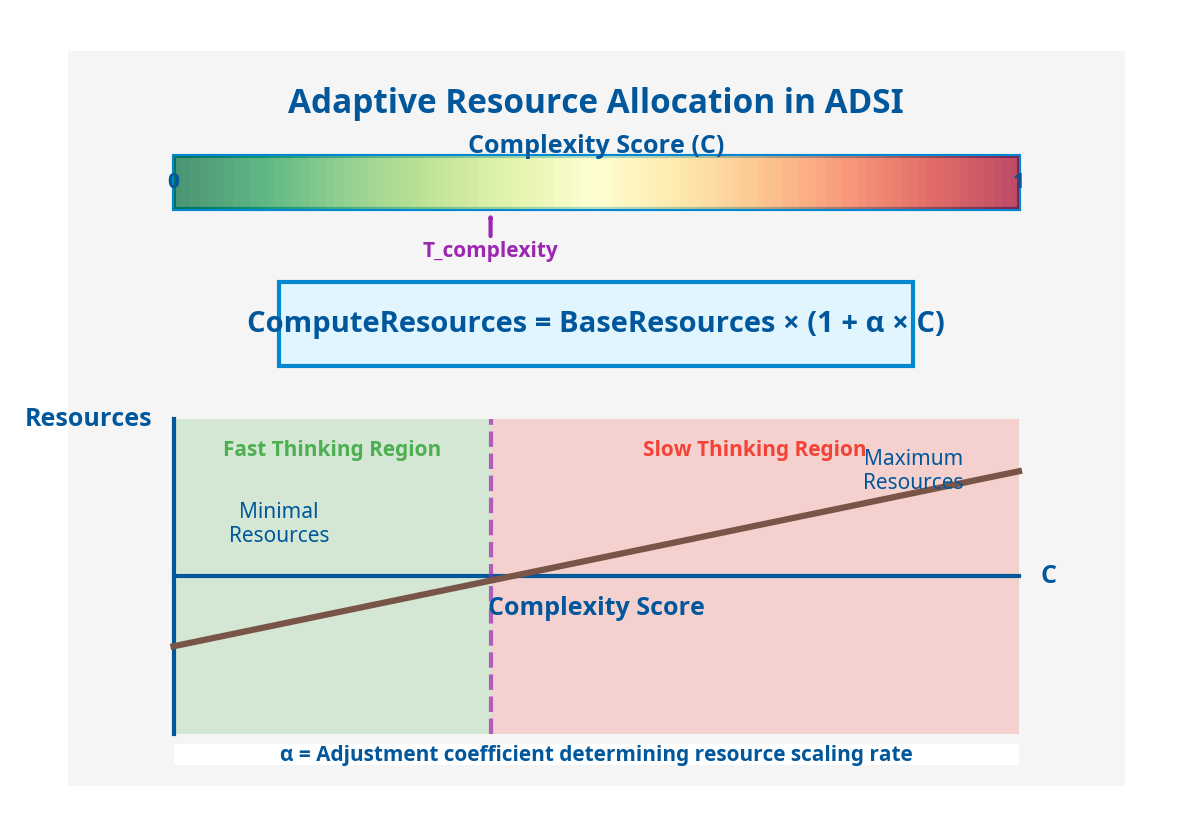

The Python source for this figure:
import matplotlib.pyplot as plt
import numpy as np
from matplotlib.patches import Rectangle, FancyArrowPatch, Ellipse
import matplotlib.patches as patches

# Set up the figure
plt.figure(figsize=(10, 7))
plt.axis('off')
ax = plt.gca()

# Define colors
colors = {
    'background': '#f5f5f5',
    'box': '#e1f5fe',
    'box_border': '#0288d1',
    'arrow': '#0288d1',
    'text': '#01579b',
    'highlight': '#ff9800',
    'fast': '#4caf50',
    'slow': '#f44336',
    'decision': '#9c27b0',
    'resource': '#795548'
}

# Create background
ax.add_patch(Rectangle((0, 0), 10, 7, facecolor=colors['background'], edgecolor='none', zorder=0))

# Draw the main components
# Problem Complexity Scale
plt.text(5, 6.5, 'Adaptive Resource Allocation in ADSI', 
         ha='center', va='center', fontsize=16, fontweight='bold', color=colors['text'])

# Complexity Scale
scale_box = Rectangle((1, 5.5), 8, 0.5, facecolor='white', edgecolor=colors['box_border'], 
                     linewidth=2, zorder=1)
ax.add_patch(scale_box)

# Create gradient for complexity scale
gradient = np.linspace(0, 1, 100)
for i, g in enumerate(gradient):
    rect = Rectangle((1 + i*0.08, 5.5), 0.08, 0.5, 
                    facecolor=plt.cm.RdYlGn_r(g), edgecolor='none', alpha=0.7, zorder=2)
    ax.add_patch(rect)

plt.text(1, 5.75, '0', ha='center', va='center', fontsize=10, fontweight='bold', color=colors['text'])
plt.text(9, 5.75, '1', ha='center', va='center', fontsize=10, fontweight='bold', color=colors['text'])
plt.text(5, 6.1, 'Complexity Score (C)', ha='center', va='center', fontsize=12, fontweight='bold', color=colors['text'])

# Threshold marker
threshold_arrow = FancyArrowPatch((4, 5.2), (4, 5.5), arrowstyle='->', linewidth=2, 
                                 color=colors['decision'], connectionstyle='arc3,rad=0', zorder=3)
ax.add_patch(threshold_arrow)
plt.text(4, 5.1, 'T_complexity', ha='center', va='center', fontsize=10, fontweight='bold', color=colors['decision'])

# Resource Allocation Formula
formula_box = Rectangle((2, 4), 6, 0.8, facecolor=colors['box'], edgecolor=colors['box_border'], 
                       linewidth=2, zorder=1)
ax.add_patch(formula_box)
plt.text(5, 4.4, 'ComputeResources = BaseResources × (1 + α × C)', 
         ha='center', va='center', fontsize=14, fontweight='bold', color=colors['text'])

# Resource Allocation Graph
# X-axis
plt.plot([1, 9], [2, 2], color=colors['text'], linewidth=2, zorder=1)
plt.text(9.2, 2, 'C', ha='left', va='center', fontsize=12, fontweight='bold', color=colors['text'])
plt.text(5, 1.7, 'Complexity Score', ha='center', va='center', fontsize=12, fontweight='bold', color=colors['text'])

# Y-axis
plt.plot([1, 1], [0.5, 3.5], color=colors['text'], linewidth=2, zorder=1)
plt.text(0.8, 3.5, 'Resources', ha='right', va='center', fontsize=12, fontweight='bold', color=colors['text'])

# Resource curve
x = np.linspace(0, 1, 100)
base = 1
alpha = 2
y = base * (1 + alpha * x)
scaled_x = 1 + 8 * x
scaled_y = 0.5 + 2.5 * (y / (base * (1 + alpha)))

plt.plot(scaled_x, scaled_y, color=colors['resource'], linewidth=3, zorder=2)

# Threshold line
plt.plot([4, 4], [0.5, 3.5], '--', color=colors['decision'], linewidth=2, alpha=0.7, zorder=1)

# Fast and Slow regions
fast_region = patches.Rectangle((1, 0.5), 3, 3, facecolor=colors['fast'], alpha=0.2, zorder=0)
slow_region = patches.Rectangle((4, 0.5), 5, 3, facecolor=colors['slow'], alpha=0.2, zorder=0)
ax.add_patch(fast_region)
ax.add_patch(slow_region)
plt.text(2.5, 3.2, 'Fast Thinking Region', ha='center', va='center', fontsize=10, fontweight='bold', color=colors['fast'])
plt.text(6.5, 3.2, 'Slow Thinking Region', ha='center', va='center', fontsize=10, fontweight='bold', color=colors['slow'])

# Add annotations
plt.text(2, 2.5, 'Minimal\nResources', ha='center', va='center', fontsize=10, color=colors['text'])
plt.text(8, 3, 'Maximum\nResources', ha='center', va='center', fontsize=10, color=colors['text'])

# Add explanation
explanation_box = Rectangle((1, 0.2), 8, 0.2, facecolor='white', edgecolor='none', zorder=1)
ax.add_patch(explanation_box)
plt.text(5, 0.3, 'α = Adjustment coefficient determining resource scaling rate', 
         ha='center', va='center', fontsize=10, fontweight='bold', color=colors['text'])

# Save the figure
plt.savefig('/home/ubuntu/diagrams/resource_allocation.png', dpi=150, bbox_inches='tight')
plt.close()
